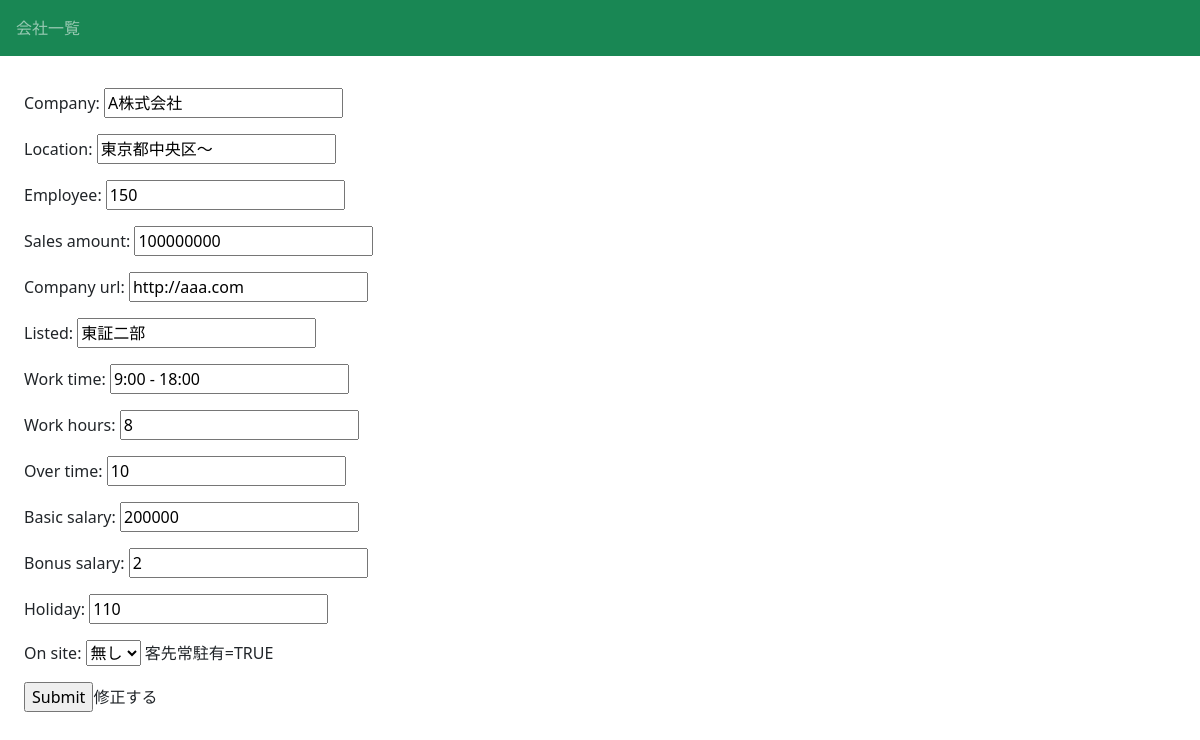
/ocr/1/update/, run on the app's committed database.
### ocr/models.py (models this page shows, shortened)
class Ocr(models.Model):
    company = models.CharField(max_length=50)   # 会社名
    location = models.CharField(max_length=100) # 所在地
    employee = models.IntegerField()            # 従業員数
    sales_amount = models.IntegerField()        # 売上高
    company_url = models.URLField()             # 企業ホームページ
    listed = models.CharField(max_length=10)    # 上場先
    occupation = None                           # 募集職種
    work_time = models.CharField(max_length=100)# 就業時間(X:XX～X:XX)
    work_hours = models.IntegerField()          # 就業時間(X時間)
    over_time = models.IntegerField()           # 月平均残業時間
    basic_salary = models.IntegerField()        # 基本給
    bonus_salary = models.IntegerField()        # 基本給(計Xヶ月)
    holiday = models.IntegerField()             # 年間休日
    work_location = None                        # 勤務先候補
    on_site_choices = ((False, "無し"), (True, "有り"))
    on_site = models.BooleanField(              # 客先常駐か
        default=False, choices=on_site_choices, help_text="客先常駐有=TRUE")

### ocr/views.py (the view)
# urls.py: path("ocr/<int:pk>/update/", views.UpdateOcrView.as_view(), name="update-ocr"),
class UpdateOcrView(UpdateView):
    model = Ocr
    fields = ("company",
              "location",
              "employee",
              "sales_amount",
              "company_url",
              "listed",
              "work_time",
              "work_hours",
              "over_time",
              "basic_salary",
              "bonus_salary",
              "holiday",
              "on_site")
    template_name = "ocr/ocr_update.html"
    success_url = reverse_lazy("list-ocr")

### ocr/templates/ocr/ocr_update.html (shortened to what this page needs)
{% extends "base.html" %}
{% block content %}
    <form method="post">
        {{ form.as_p }}
        <input type="submit">修正する</button>
    </form>
{% endblock %}

### data on the page
Ocr: company "A株式会社", location "東京都中央区～", employee "150", sales_amount "100000000", company_url "http://aaa.com", listed "東証二部", work_time "9:00 - 18:00", work_hours "8", over_time "10", basic_salary "200000", bonus_salary "2", holiday "110", on_site "無し"
